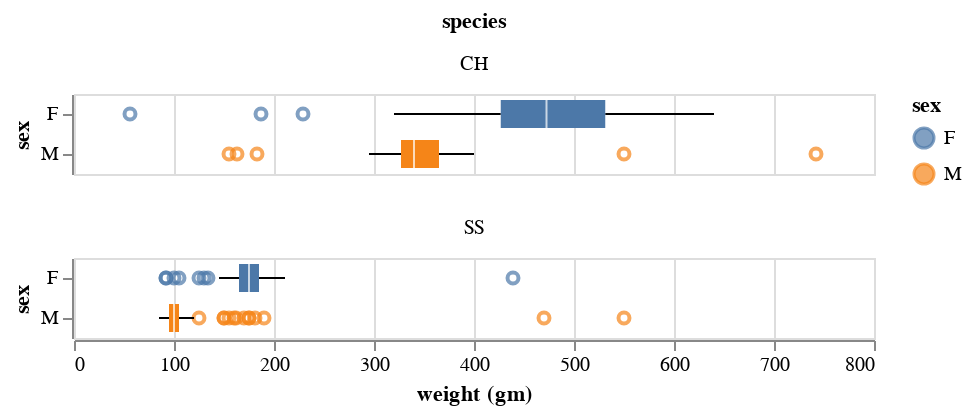

Here is the notebook cell this chart was saved with:
### Markdown cell above
Compared to the density plot of earlier, the boxplot give us more details, i.e. seeing the quartiles of the data itself, for example the 50% quartile is equivalent to the `median`. Moreover, we could also see `min`, `max`, 25% quartile, 75% quartile and any other outliers beyond this range of the box + its whiskers within group, where each box is a group. So, I could say if you care about what are some majority of data are, boxplot is pretty good (since you also have a ordered axis). On the other hand, the density plot explain us more of statiscal sense of propbability, where we can see the proportion of the whole and not count of records as in histogram, so allows us to study more about the underlying distribution of the data represented

### Code cell
boxplot = alt.Chart(hawks).mark_boxplot().encode(
    x = alt.X("weight", scale=alt.Scale(zero=False, padding=5), title= "weight (gm)"),
    y = "sex:N",
    color = "sex:N"
).facet(
    "species",
    columns = 1
)
boxplot

### Figure 1 — Vega-Lite specification as saved in the notebook (floating-point values rounded to 4 significant figures; data arrays with more than 128 entries replaced by an {"elided": "..."} marker saying what was removed)
{"$schema": "https://vega.github.io/schema/vega-lite/v4.17.0.json", "columns": 1, "config": {"view": {"continuousHeight": 300, "continuousWidth": 400}}, "data": {"name": "data-805c8845f54453ded61c4b4309b6593e"}, "datasets": {"data-805c8845f54453ded61c4b4309b6593e": {"elided": "314 records"}}, "facet": {"field": "species", "type": "nominal"}, "spec": {"encoding": {"color": {"field": "sex", "type": "nominal"}, "x": {"field": "weight", "scale": {"padding": 5, "zero": false}, "title": "weight (gm)", "type": "quantitative"}, "y": {"field": "sex", "type": "nominal"}}, "mark": "boxplot"}}
